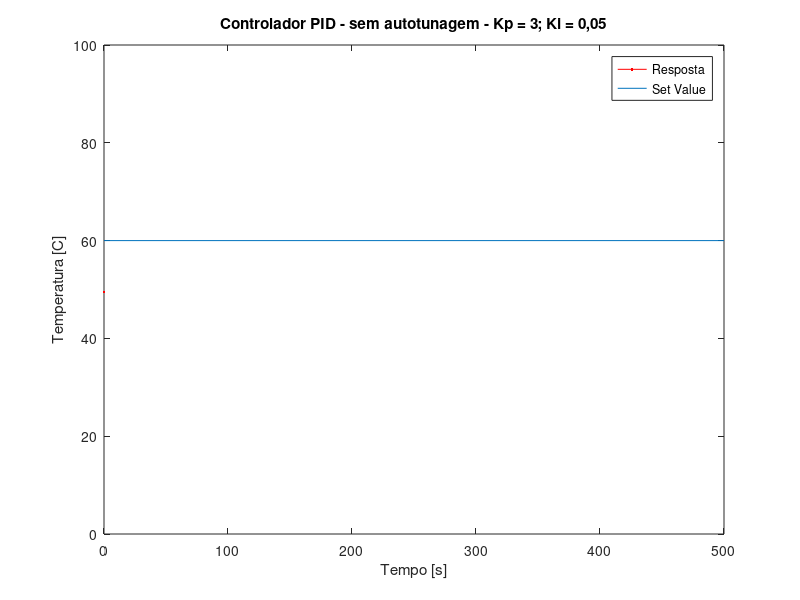

The MATLAB source for this figure:
close all
clc

t0 = 0;
t1 = 500;
dt = 500/length(input);
t = t0:dt:t1;
t(end) = [];

Kc = 9.89;

figure
plot(t, Kc * input, 'r')
line([t0 t1], [60 60])
xlabel('Tempo [s]')
ylabel('Temperatura [C]')
title('Controlador PID - sem autotunagem - Kp = 3; Ki = 0,05')
legend('Resposta','Set Value')
ylim([0 100])